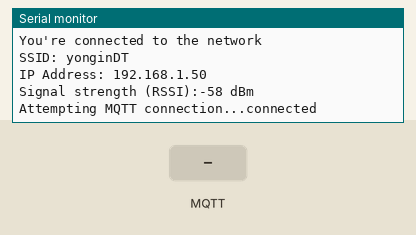
The sketch below on a simulated Arduino Uno, built with avr-gcc and run on an emulated ATmega328P. Shown: the last lines printed to the serial monitor. The inputs (shaded band) are chosen by the test bench. No MQTT or app messages arrive unless stated.

Above: at 2.7 s.
2.8 s: MQTT message "1" arrives on the first subscribed topic
At 3.2 s:
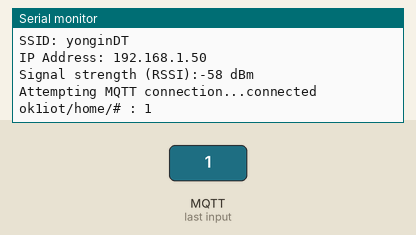
4.3 s: MQTT message "0" arrives on the first subscribed topic
At 5.5 s:
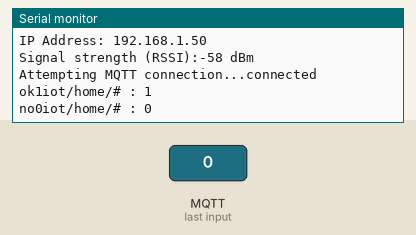
5.8 s: MQTT message "on" arrives on the first subscribed topic
At 6.7 s:
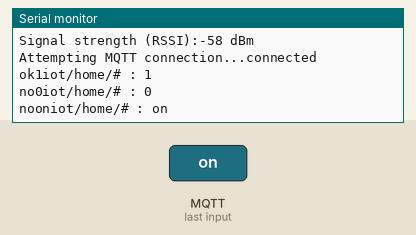
7.3 s: MQTT message "off" arrives on the first subscribed topic
At 7.8 s:
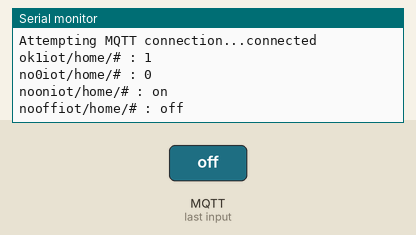

Measured:
- after the input at 2.8 s, the serial monitor: prints a new line at once (image 1)
- after the input at 4.3 s, the serial monitor: prints a new line at once (image 2)
- after the input at 5.8 s, the serial monitor: prints a new line at once (image 3)
- after the input at 7.3 s, the serial monitor: prints a new line at once (image 4)

The sketch:

app.ino
```cpp
#include <SoftwareSerial.h>
#include <WiFiEsp.h>
#include <PubSubClient.h>
#include <SimpleTimer.h>
#include <WifiUtil.h>

SoftwareSerial softSerial(2, 3);           // RX, TX

const char ssid[] = "yonginDT";               // 네트워크 SSID
const char password[] = "12345678";       // 비밀번호
const char mqtt_server[] = "192.168.137.1"; // 서버 주소

// MQTT용 WiFi 클라이언트 객체 초기화
WifiUtil wifi(2, 3);
WiFiEspClient espClient;
PubSubClient client(espClient);

void callback(char *topic, byte *payload, unsigned int length) {
    payload[length] = NULL;
    char *message = payload;

    if (strcmp("1", message) == 0) {
        Serial.print("ok");
        Serial.print(message);
    } else {
        Serial.print("no");
        Serial.print(message);
    }

    Serial.print(topic);
    Serial.print(" : ");
    Serial.println(message);
}

void mqtt_init() {
    client.setServer(mqtt_server, 1883);
    // subscriber인경우 메시지 수신시 호출할 콜백 함수 등록
    client.setCallback(callback);
}

// MQTT 서버에 접속될 때까지 재접속 시도
void reconnect() {

    while (!client.connected()) {
        Serial.print("Attempting MQTT connection...");

        if (client.connect("yongin")) {
            Serial.println("connected");
            // subscriber로 등록
            client.subscribe("iot/home/#",1);  // 구독 신청
        } else {
            Serial.print("failed, rc=");
            Serial.print(client.state());
            Serial.println(" try again in 5 seconds");
            delay(5000);
        }
    }
}


// 2초 간격으로 publish
SimpleTimer timer;

void setup() {
    Serial.begin(9600);
    wifi.init(ssid, password);
    mqtt_init();

}

void loop() {
    if (!client.connected()) {  // MQTT가 연결 X
        reconnect();
    }
    client.loop();
    timer.run();
}
```
